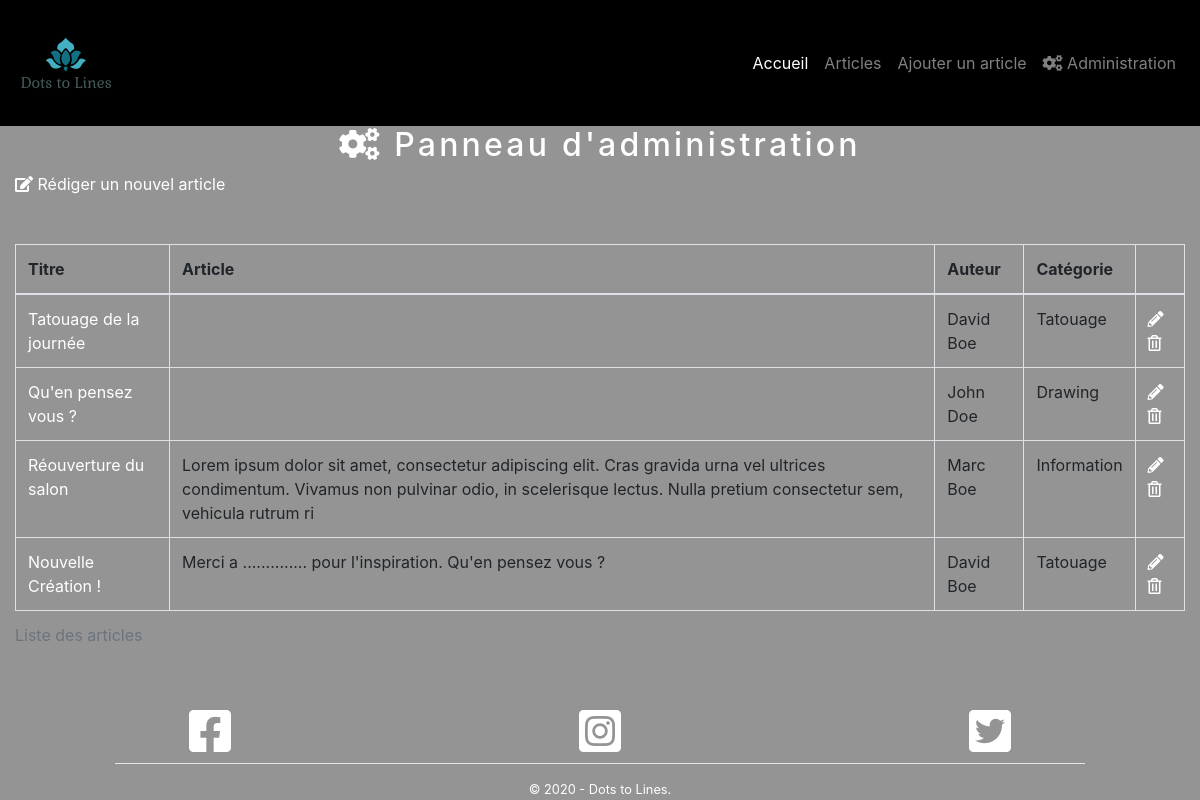
The app's page /admin.php with its own data.
### tables this page shows
CREATE TABLE `post` (
  `Id` smallint(5) UNSIGNED NOT NULL,
  `Title` varchar(100) NOT NULL,
  `Contents` text NOT NULL,
  `Image` varchar(255) NOT NULL,
  `CreationTimestamp` datetime NOT NULL,
  `Author_Id` tinyint(3) UNSIGNED DEFAULT NULL,
  `Category_Id` tinyint(3) UNSIGNED DEFAULT NULL
);

CREATE TABLE `author` (
  `Id` tinyint(3) UNSIGNED NOT NULL,
  `FirstName` varchar(50) NOT NULL,
  `LastName` varchar(50) NOT NULL
);

CREATE TABLE `category` (
  `Id` tinyint(3) UNSIGNED NOT NULL,
  `Name` varchar(40) NOT NULL
);

### src/admin.php (called while the page is built, shortened)
<?php
    include 'application/bdd_connection.php';
    $query =
    '
        SELECT
            Post.Id,
            Title,
            Contents,
            CreationTimestamp,
            FirstName,
            LastName,
            Category.Name AS Category_Name
        FROM
            Post
        INNER JOIN
            Author
        ON
            Post.Author_Id = Author.Id
        INNER JOIN
            Category
        ON
            Post.Category_Id = Category.Id
        ORDER BY
            CreationTimestamp DESC
    ';
    $resultSet = $pdo->query($query);
    $posts = $resultSet->fetchAll();
    include 'layout.php';

### src/templates/admin.php (the view)
<h2 class="text-center textCustom"><i class="fa fa-cogs"></i> Panneau d'administration</h2>
<nav class="container-fluid mb-5">
    <a class="textCustom" href="add_post.php"><i class="fas fa-edit textCustom"></i> Rédiger un nouvel article</a>
</nav>
<div class="container-fluid">
    <table class="table table-bordered">
        <caption>Liste des articles</caption>
        <thead>
            <tr>
                <th>Titre</th>
                <th>Article</th>
                <th>Auteur</th>
                <th>Catégorie</th>
                <th></th>
            </tr>
        </thead>
        <tbody>
            <?php foreach($posts as $post): ?>
                <tr>
                    <td><a class="textCustom" href="show_post.php?id=<?= intval($post['Id']) ?>" target="_blank"><?= htmlspecialchars($post['Title']) ?></a></td>
                    <td><?= substr(htmlspecialchars($post['Contents']), 0, 200) ?></td>
                    <td><?= htmlspecialchars($post['FirstName']) ?> <?= htmlspecialchars($post['LastName']) ?></td>
                    <td><?= htmlspecialchars($post['Category_Name']) ?></td>
                    <td>
                        <a class="edit" href="edit_post.php?id=<?= intval($post['Id']) ?>"><i class="fas fa-pencil-alt textCustom"></i></a>
                        <a class="remove" href="delete_post.php?id=<?= intval($post['Id']) ?>"><i class="far fa-trash-alt textCustom"></i></a>
                    </td>
                </tr>
            <?php endforeach ?>
    </tbody>
    </table>
</div>

### src/css/blog-main.css (style rules this page uses)
* { box-sizing: border-box; }
a { text-decoration: none; }

### src/css/blog-theme.css (style rules this page uses)
a { color: #01A2A6; transition: all 0.25s; }
body { background-color: rgb(148,148,148) !important; font-family: 'Dosis', sans-serif; width: 100% !important; }
h1, h2 { color: rgb(84, 20, 233) !important; letter-spacing: 0.1em; }

### src/css/style.css (style rules this page uses)
.textCustom { color: rgb(255,255,255) !important; }
a { color: rgb(84, 20, 233); transition: all 0.25s; }
body { background: rgb(0,0,0); font-family: 'Dosis', sans-serif; width: 100% !important; height: 100vh; }

### records on screen
post: Title "Tatouage de la journée", Author_Id.FirstName "David", Author_Id.LastName "Boe", Category_Id.Name "Tatouage"
post: Title "Qu'en pensez vous ?", Author_Id.FirstName "John", Author_Id.LastName "Doe", Category_Id.Name "Drawing"
post: Title "Réouverture du salon", Contents "Lorem ipsum dolor sit amet, consectetur adipiscing elit. Cras gravida urna vel ultrices condimentum. Vivamus non pulvinar odio, in scelerisque lectus. Nulla pretium consectetur sem, vehicula rutrum ri", Author_Id.FirstName "Marc", Author_Id.LastName "Boe", Category_Id.Name "Information"
post: Title "Nouvelle Création !", Contents "Merci a .............. pour l'inspiration. Qu'en pensez vous ?", Author_Id.FirstName "David", Author_Id.LastName "Boe", Category_Id.Name "Tatouage"
